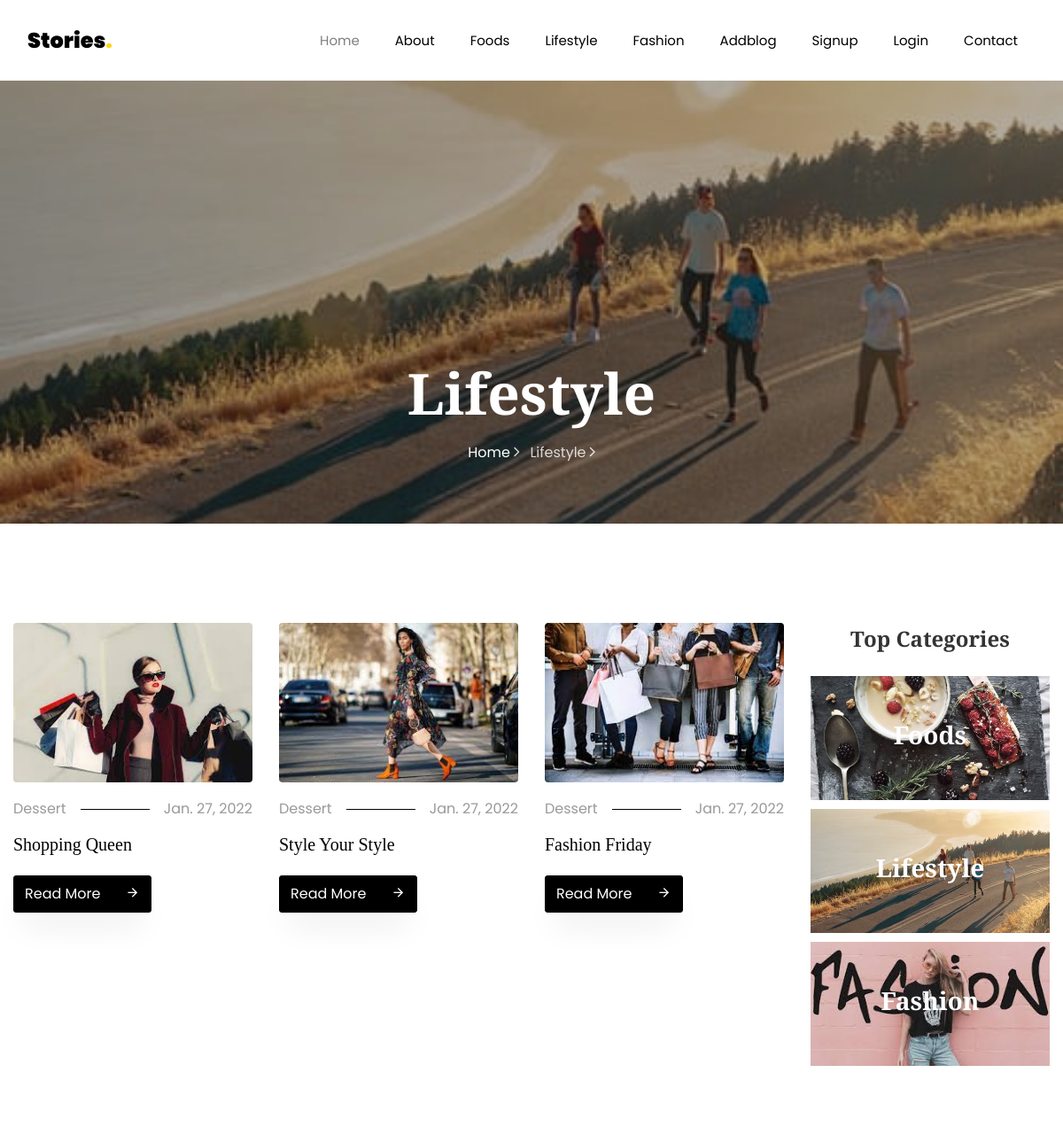
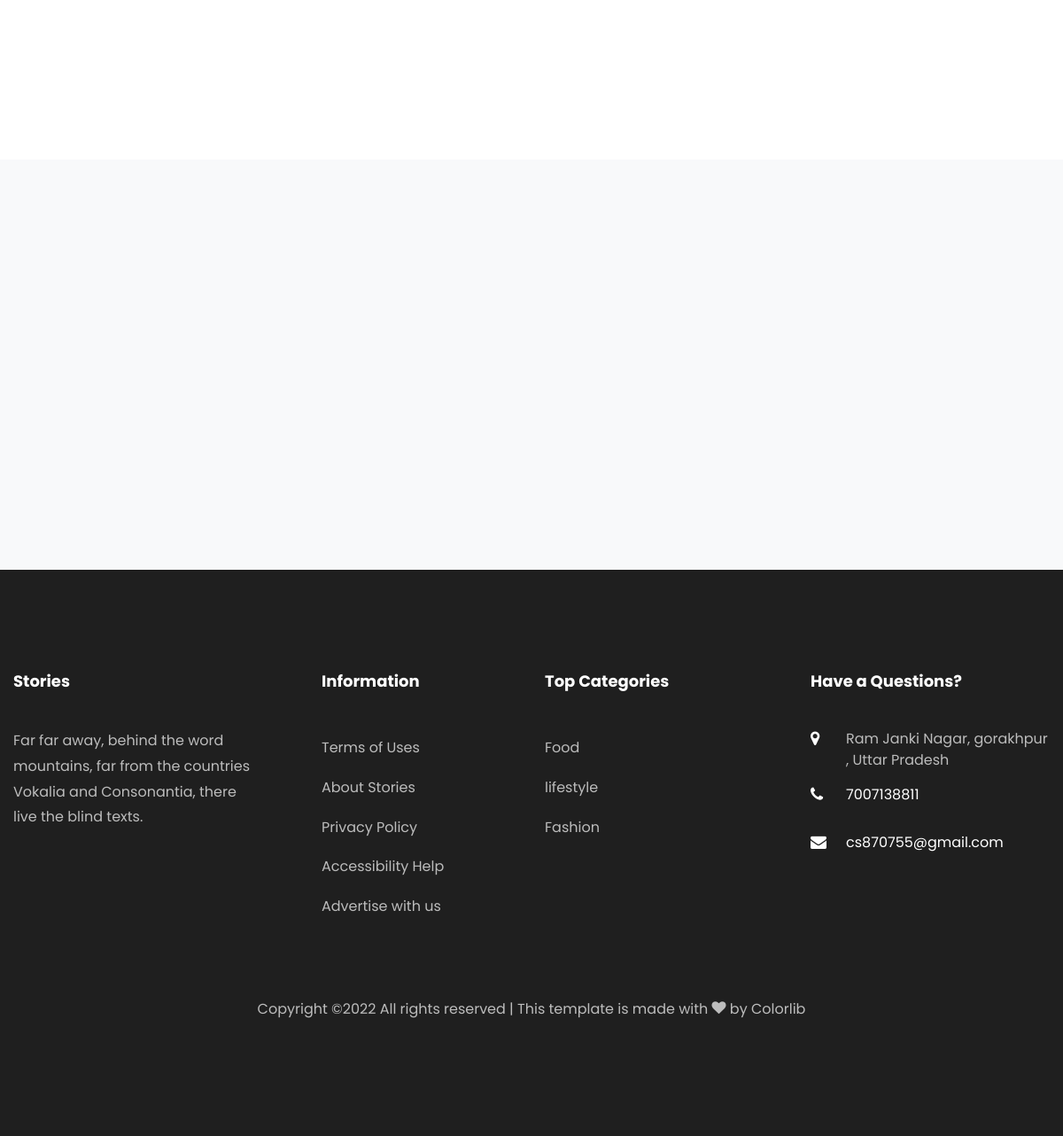
The app's page /lifestyle/3/ with its own data (2 pictures, top to bottom).
### blog/models.py (models this page shows, shortened)
class Blog(models.Model):
    cat=models.ForeignKey(category,on_delete=models.CASCADE,null=True)
    usr=models.ForeignKey(User,on_delete=models.CASCADE,null=True)
    title=models.CharField(max_length=100,null=True)
    sdes=models.TextField(null=True)
    long_des = models.TextField(null=True)
    images=models.FileField(null=True)
    date = models.DateField(null=True)

### blog/views.py (the view)
# urls.py: path('lifestyle/<int:cid>/', lifestyle, name='lifestyle'),
def lifestyle(request,cid):
    catdata=category.objects.get(id=cid)
    lifestyleblog = Blog.objects.filter(cat=catdata)
    d = {"lifestyleblog":lifestyleblog }
    return render(request, 'lifestyle.html',d)

### blog/templates/lifestyle.html (shortened to what this page needs)
{% extends 'base.html' %}
	{% load static %}
	{% block body %}
    <section class="hero-wrap hero-wrap-2" style="background-image: url({% static 'images/lifestyleback.jpeg' %});">
      <div class="overlay"></div>
      <div class="container">
        <div class="row no-gutters slider-text align-items-end justify-content-center">
          <div class="col-md-9 ftco-animate pb-5 text-center">
            <h1 class="mb-3 bread">Lifestyle</h1>
            <p class="breadcrumbs"><span class="mr-2"><a href="index.html">Home <i class="ion-ios-arrow-forward"></i></a></span> <span>Lifestyle <i class="ion-ios-arrow-forward"></i></span></p>
          </div>
        </div>
      </div>
    </section>
    <section class="ftco-section">
    	<div class="container">
        <div class="row">
        	<div class="col-lg-9">
        		<div class="row">
                    {% for i in lifestyleblog %}
        			<div class="col-md-4 ftco-animate">
    						<div class="blog-entry">
		    					<a href="{% url 'blog_detail' i.id %}" class="img-2"><img src={{ i.images.url}} class="img-fluid" alt="Colorlib Template"></a>
			    				<div class="text pt-3">
	    							<p class="meta d-flex"><span class="pr-3">Dessert</span><span class="ml-auto pl-3">{{i.date}}</span></p>
	    							<h3><a href="{% url 'blog_detail' i.id %}">{{i.title}}</a></h3>
	    							<p class="mb-0"><a href="{% url 'blog_detail' i.id %}" class="btn btn-black py-2">Read More <span class="icon-arrow_forward ml-4"></span></a></p>
	    						</div>
		    				</div>
    					</div>
                    {% endfor %}
        		</div>
        	</div>
        	<div class="col-lg-3">
	            <div class="sidebar-box categories text-center ftco-animate">
			          <h2 class="heading mb-4"> Top Categories</h2>
			          <ul class="category-image">
			          	<li>
			          		<a href="{% url 'foods' 1 %}" class="img d-flex align-items-center justify-content-center text-center" style="background-image: url({% static 'images/category-1.jpg' %});">
			          			<div class="text">
			          				<h3>Foods</h3>
			          			</div>
			          		</a>
			          	</li>
			          	<li>
			          		<a href="{% url 'lifestyle' 2 %}" class="img d-flex align-items-center justify-content-center text-center" style="background-image: url({% static 'images/lifestyleback.jpeg' %});">
			          			<div class="text">
			          				<h3>Lifestyle</h3>
			          			</div>
			          		</a>
			          	</li>
			          	<li>
			          		<a href="{% url 'fashion' 3 %}" class="img d-flex align-items-center justify-content-center text-center" style="background-image: url({% static 'images/fashion_theme.jpeg' %});">
			          			<div class="text">
			          				<h3>Fashion</h3>
			          			</div>
			          		</a>
			          	</li>
			          </ul>
	        		</div>
            </div>
        	</div>
        </div>
    </section>
{% endblock %}

### blog/static/css/icomoon.css (style rules this page uses)
[class^="icon-"], [class*=" icon-"] { font-family: 'icomoon' !important; speak: none; font-style: normal; font-weight: normal; font-variant: normal; text-transform: none; line-height: 1; -webkit-font-smoothing: antialiased; -moz-osx-font-smoothing: grayscale; }
.icon-arrow_forward:before { content: "\e5c8"; }

### records on screen
Blog: images (picture), date "Jan. 27, 2022", title "Shopping Queen"
Blog: images (picture), date "Jan. 27, 2022", title "Style Your Style"
Blog: images (picture), date "Jan. 27, 2022", title "Fashion Friday"
